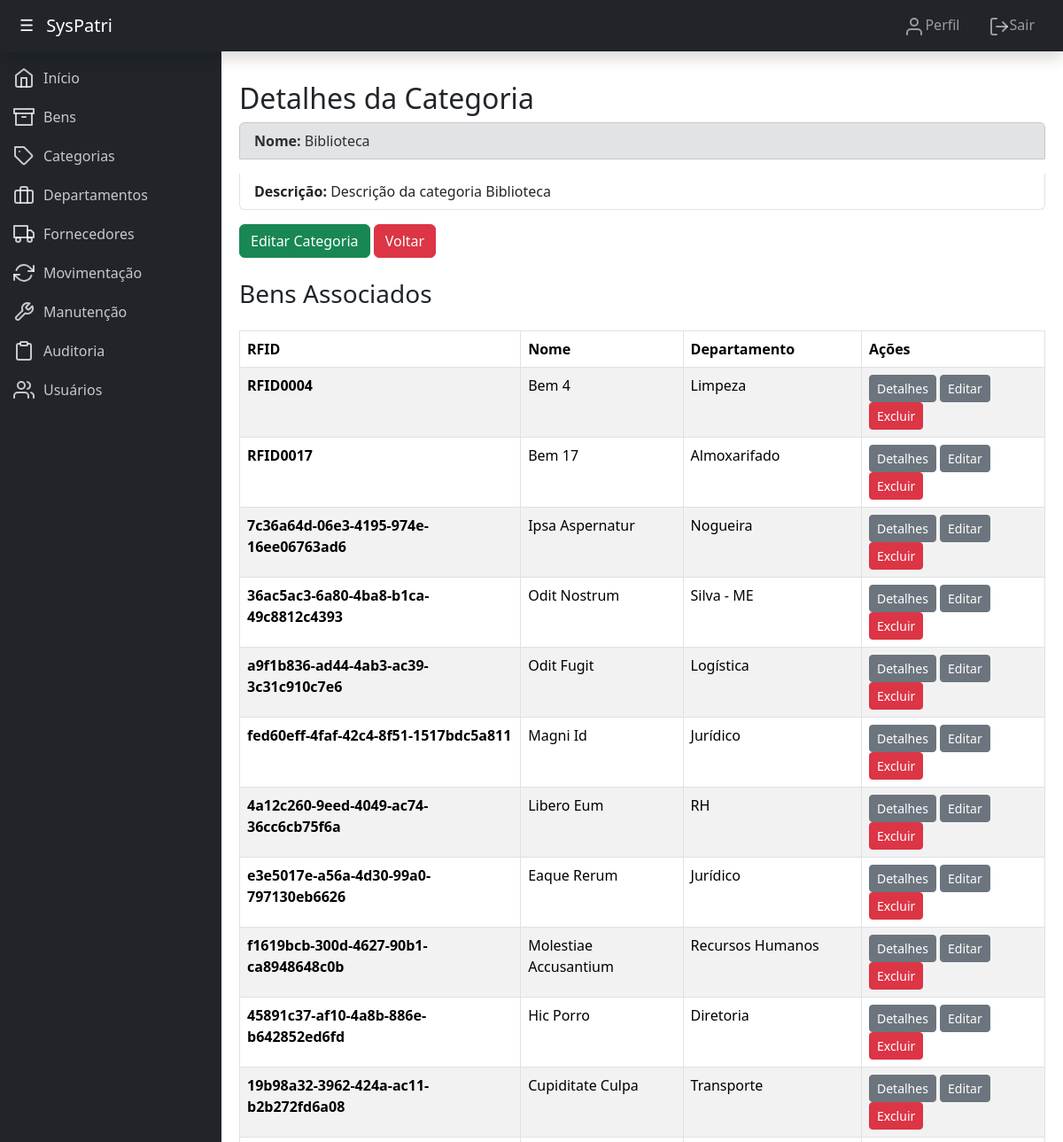
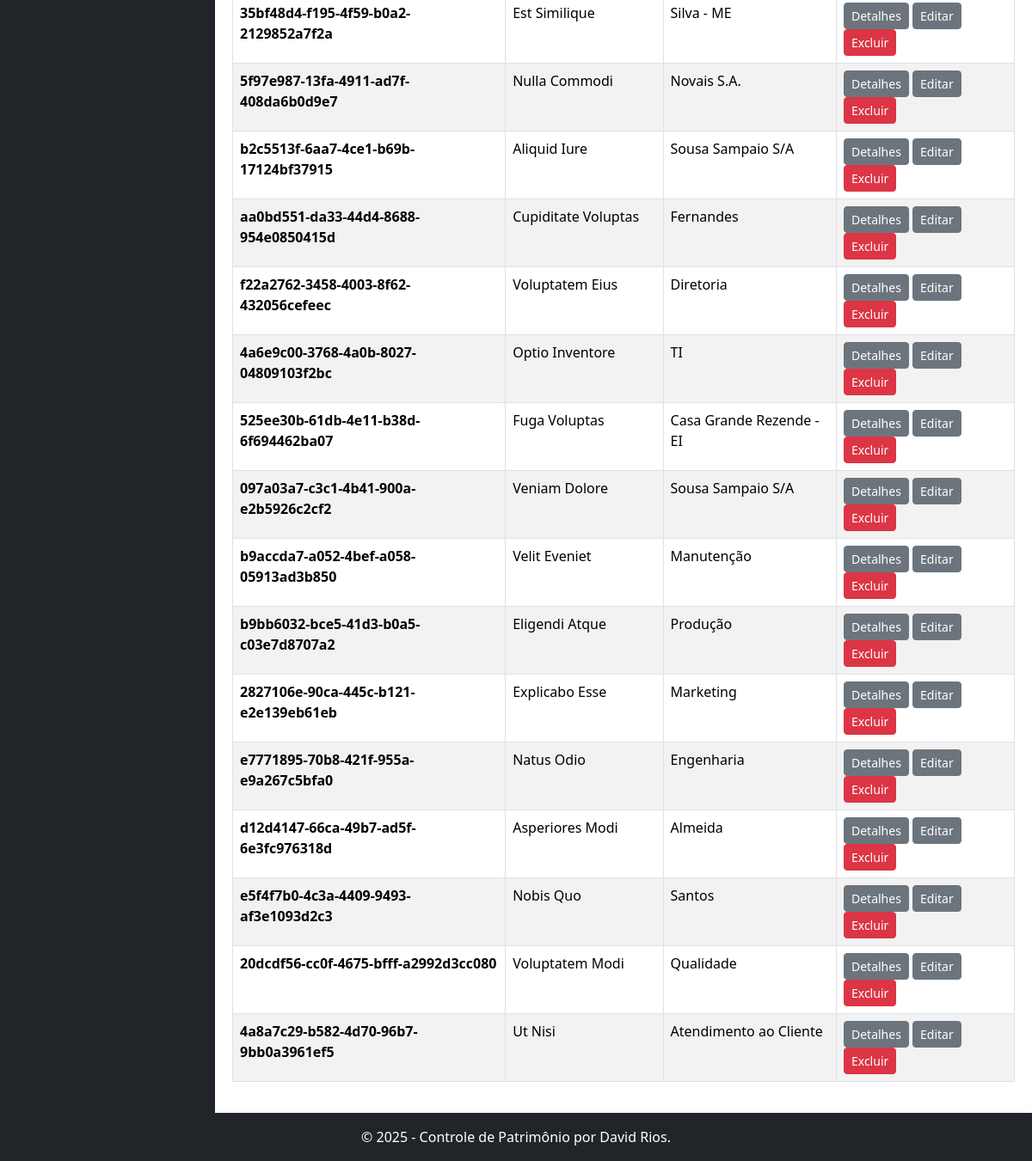
The page /patrimonio/categorias/detalhes/13/ (signed in) on the database its author committed (2 pictures, top to bottom).
### patrimonio/models.py (models this page shows, shortened)
class Categoria(models.Model):
    nome = models.CharField(max_length=100, verbose_name="Nome")
    descricao = models.TextField(blank=True, null=True, verbose_name="Descrição")
    class Meta:
        verbose_name = "Categoria"
        verbose_name_plural = "Categorias"

class Bem(models.Model):
    nome = models.CharField(max_length=100, verbose_name="Nome")
    descricao = models.TextField(blank=True, null=True, verbose_name="Descrição")
    categoria = models.ForeignKey(Categoria, on_delete=models.SET_NULL, null=True, verbose_name="Categoria")
    departamento = models.ForeignKey(Departamento, on_delete=models.SET_NULL, null=True, verbose_name="Departamento")
    fornecedor = models.ForeignKey(Fornecedor, on_delete=models.SET_NULL, null=True, verbose_name="Fornecedor")
    data_aquisicao = models.DateField(verbose_name="Data de Aquisição")
    valor = models.DecimalField(max_digits=10, decimal_places=2, verbose_name="Valor")
    rfid = models.CharField(max_length=50, unique=True, verbose_name="RFID")
    status = models.CharField(max_length=20, choices=[('ativo', 'Ativo'), ('inativo', 'Inativo')], default='ativo', verbose_name="Status")
    class Meta:
        verbose_name = "Bem"
        verbose_name_plural = "Bens"

class Departamento(models.Model):
    nome = models.CharField(max_length=100, verbose_name="Nome")
    responsavel = models.CharField(max_length=100, verbose_name="Responsável")
    telefone = models.CharField(max_length=20, blank=True, null=True, verbose_name="Telefone")
    class Meta:
        verbose_name = "Departamento"
        verbose_name_plural = "Departamentos"

### patrimonio/views.py (the view)
# urls.py: path('categorias/detalhes/<int:pk>/', views.detalhes_categoria, name='detalhes_categoria'),
@login_required
def detalhes_categoria(request, pk):
    categoria = get_object_or_404(Categoria, pk=pk)
    bens = Bem.objects.filter(categoria=categoria)  # Filtra os bens por categoria
    context = {
        'categoria': categoria,
        'bens': bens,  # Passa os bens para o template
    }
    return render(request, 'detalhes_categoria.html', context)

### patrimonio/templates/detalhes_categoria.html (shortened to what this page needs)
{% extends 'base.html' %}
{% block content %}
    <h2>Detalhes da Categoria</h2>
    <ul class="list-group">
        <p class="list-group-item list-group-item-secondary"><strong>Nome:</strong> {{ categoria.nome }}</p>
        <p class="list-group-item"><strong>Descrição:</strong> {{ categoria.descricao }}</p>
    </ul>
    <a class="btn btn-success" href="{% url 'atualizar_categoria' categoria.pk %}">Editar Categoria</a>
    <a class="btn btn-danger" href="{% url 'listar_categorias' %}">Voltar</a>
    <h3 class="mb-4 mt-4">Bens Associados</h3>
    {% if bens %}
        <table class="table table-striped table-bordered">
            <thead>
                <tr>
                    <th>RFID</th>
                    <th>Nome</th>
                    <th>Departamento</th>
                    <th class="w-auto">Ações</th>
                </tr>
            </thead>
            <tbody>
                {% for bem in bens %}
                    <tr>
                        <td><strong>{{ bem.rfid }}</strong></td>
                        <td>{{ bem.nome }}</td>
                        <td>{{ bem.departamento.nome }}</td>
                        <td class="w-auto">
                            <a class="btn btn-secondary btn-sm" href="{% url 'detalhes_bem' bem.pk %}">Detalhes</a>
                            <a class="btn btn-secondary btn-sm" href="{% url 'atualizar_bem' bem.pk %}">Editar</a>
                            <a class="btn btn-danger btn-sm" href="{% url 'excluir_bem' bem.pk %}" onclick="return confirm('Tem certeza que deseja excluir este bem?');">Excluir</a>
                        </td>
                    </tr>
                {% endfor %}
            </tbody>
        </table>
    {% else %}
        <div class="alert alert-info" role="alert">
            Nenhum bem associado a esta categoria.
        </div>
    {% endif %}
{% endblock %}

### rows shown on the page
Categoria: nome "Biblioteca", descricao "Descrição da categoria Biblioteca"
Bem: rfid "RFID0004", nome "Bem 4", departamento.nome "Limpeza"
Bem: rfid "RFID0017", nome "Bem 17", departamento.nome "Almoxarifado"
Bem: rfid "7c36a64d-06e3-4195-974e-16ee06763ad6", nome "Ipsa Aspernatur", departamento.nome "Nogueira"
Bem: rfid "36ac5ac3-6a80-4ba8-b1ca-49c8812c4393", nome "Odit Nostrum", departamento.nome "Silva - ME"
Bem: rfid "a9f1b836-ad44-4ab3-ac39-3c31c910c7e6", nome "Odit Fugit", departamento.nome "Logística"
Bem: rfid "fed60eff-4faf-42c4-8f51-1517bdc5a811", nome "Magni Id", departamento.nome "Jurídico"
Bem: rfid "4a12c260-9eed-4049-ac74-36cc6cb75f6a", nome "Libero Eum", departamento.nome "RH"
Bem: rfid "e3e5017e-a56a-4d30-99a0-797130eb6626", nome "Eaque Rerum", departamento.nome "Jurídico"
Bem: rfid "f1619bcb-300d-4627-90b1-ca8948648c0b", nome "Molestiae Accusantium", departamento.nome "Recursos Humanos"
Bem: rfid "45891c37-af10-4a8b-886e-b642852ed6fd", nome "Hic Porro", departamento.nome "Diretoria"
Bem: rfid "19b98a32-3962-424a-ac11-b2b272fd6a08", nome "Cupiditate Culpa", departamento.nome "Transporte"
Bem: rfid "35bf48d4-f195-4f59-b0a2-2129852a7f2a", nome "Est Similique", departamento.nome "Silva - ME"
Bem: rfid "5f97e987-13fa-4911-ad7f-408da6b0d9e7", nome "Nulla Commodi", departamento.nome "Novais S.A."
Bem: rfid "b2c5513f-6aa7-4ce1-b69b-17124bf37915", nome "Aliquid Iure", departamento.nome "Sousa Sampaio S/A"
Bem: rfid "aa0bd551-da33-44d4-8688-954e0850415d", nome "Cupiditate Voluptas", departamento.nome "Fernandes"
Bem: rfid "f22a2762-3458-4003-8f62-432056cefeec", nome "Voluptatem Eius", departamento.nome "Diretoria"
Bem: rfid "4a6e9c00-3768-4a0b-8027-04809103f2bc", nome "Optio Inventore", departamento.nome "TI"
Bem: rfid "525ee30b-61db-4e11-b38d-6f694462ba07", nome "Fuga Voluptas", departamento.nome "Casa Grande Rezende - EI"
Bem: rfid "097a03a7-c3c1-4b41-900a-e2b5926c2cf2", nome "Veniam Dolore", departamento.nome "Sousa Sampaio S/A"
Bem: rfid "b9accda7-a052-4bef-a058-05913ad3b850", nome "Velit Eveniet", departamento.nome "Manutenção"
Bem: rfid "b9bb6032-bce5-41d3-b0a5-c03e7d8707a2", nome "Eligendi Atque", departamento.nome "Produção"
Bem: rfid "2827106e-90ca-445c-b121-e2e139eb61eb", nome "Explicabo Esse", departamento.nome "Marketing"
Bem: rfid "e7771895-70b8-421f-955a-e9a267c5bfa0", nome "Natus Odio", departamento.nome "Engenharia"
Bem: rfid "d12d4147-66ca-49b7-ad5f-6e3fc976318d", nome "Asperiores Modi", departamento.nome "Almeida"
Bem: rfid "e5f4f7b0-4c3a-4409-9493-af3e1093d2c3", nome "Nobis Quo", departamento.nome "Santos"
Bem: rfid "20dcdf56-cc0f-4675-bfff-a2992d3cc080", nome "Voluptatem Modi", departamento.nome "Qualidade"
Bem: rfid "4a8a7c29-b582-4d70-96b7-9bb0a3961ef5", nome "Ut Nisi", departamento.nome "Atendimento ao Cliente"
